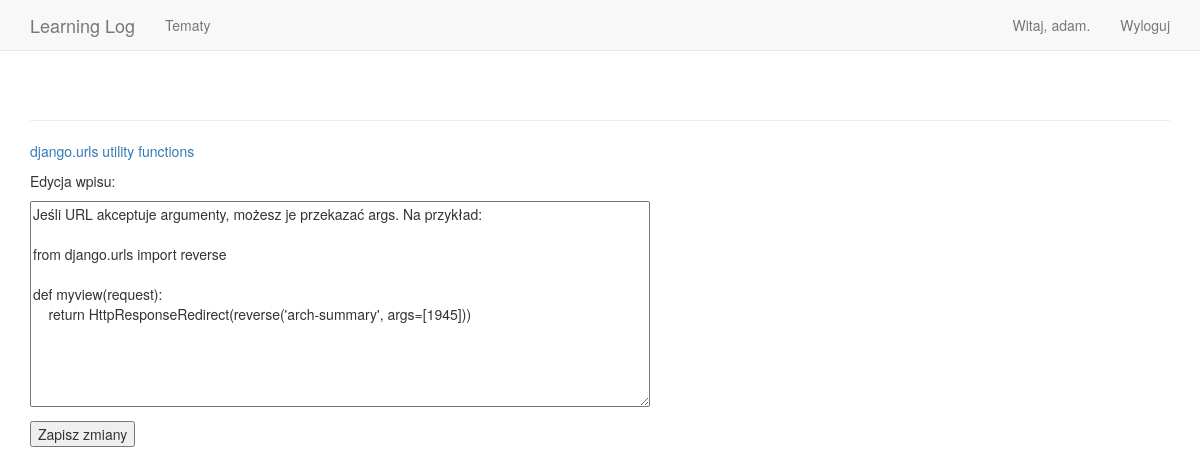
Screenshot of /edit_entry/7/ (signed in) with the database file from the repository.
### learning_logs/models.py (models this page shows, shortened)
class Topic(models.Model):
    text = models.CharField(max_length=200)
    date_added = models.DateTimeField(auto_now_add=True)
    owner = models.ForeignKey(User,
        on_delete=models.CASCADE)
    def __str__(self):
        return self.text

class Entry(models.Model):
    topic = models.ForeignKey(Topic,
        on_delete=models.CASCADE)
    text = models.TextField()
    date_added = models.DateTimeField(auto_now_add=True)
    class Meta:
        verbose_name_plural = 'entries'

### learning_logs/views.py (the view)
# urls.py: url(r'^edit_entry/(?P<entry_id>\d+)/$', views.edit_entry,
@login_required
def edit_entry(request, entry_id):
    entry = Entry.objects.get(id=entry_id)
    topic = entry.topic
    if topic.owner != request.user:
        raise Http404
    if request.method != 'POST':
        form = EntryForm(instance=entry)
    else:
        form = EntryForm(instance=entry, data=request.POST)
        if form.is_valid():
            form.save()
            return HttpResponseRedirect(reverse('learning_logs:topic',
                args=[topic.id]))
    context = {'entry': entry, 'topic': topic, 'form': form}
    return render(request, 'learning_logs/edit_entry.html', context)

### learning_logs/forms.py
class EntryForm(forms.ModelForm):
    class Meta:
        model = Entry
        fields = ['text']
        labels = {'text': ''}
        widgets = {'text': forms.Textarea(attrs={'cols': 80})}

### learning_logs/templates/learning_logs/edit_entry.html (shortened to what this page needs)
{% extends "learning_logs/base.html" %}
{% block content %}
    <p><a href="{% url 'learning_logs:topic' topic.id %}">{{ topic }}</a></p>
    <p>Edycja wpisu:</p>
        <form action="{% url 'learning_logs:edit_entry' entry.id %}"
            method='post'>
            {{ form.as_p }}
            <button name="submit">Zapisz zmiany</button>
        </form>
{% endblock content %}

### learning_logs/templates/learning_logs/base.html (shortened to what this page needs)
{% load bootstrap3 %}
<!DOCTYPE html>
    <html lang="pl">
    <head>
        {% bootstrap_css %}
    </head>
    <body>
        <nav class="navbar navbar-default navbar-static-top">
            <div class="container">
                <div class="navbar-header">
                    <a class="navbar-brand" href="{% url 'learning_logs:index' %}">Learning Log</a>
                </div>
                <div id="navbar" class="navbar-collapse collapse">
                    <ul class="nav navbar-nav">
                    <li><a href="{% url 'learning_logs:topics' %}">Tematy</a></li>
                    </ul>
                    <ul class="nav navbar-nav navbar-right">
                        {% if user.is_authenticated %}
                            <li><a>Witaj, {{ user.username }}.</a></li>
                            <li><a href="{% url 'users:logout' %}">Wyloguj</a></li>
                        {% else %}
                            <li><a href="{% url 'users:register' %}">Rejestruj</a></li>
                            <li><a href="{% url 'users:login' %}">Zaloguj</a></li>
                        {% endif %}
                    </ul>
                </div>
            </div>
        </nav>
        <div class="container">
            <div class="page-header">
            </div>
            <div>
                {% block content %}{% endblock content %}
            </div>
        </div>
    </body>
</html>

### rows the page displays
Topic: text "django.urls utility functions"
Entry: text "Jeśli URL akceptuje argumenty, możesz je przekazać args. Na przykład: from django.urls import reverse def myview(request): return HttpResponseRedirect(reverse('arch-summary', args=[1945]))"

### other values shown
{{ user.username }} "adam"
